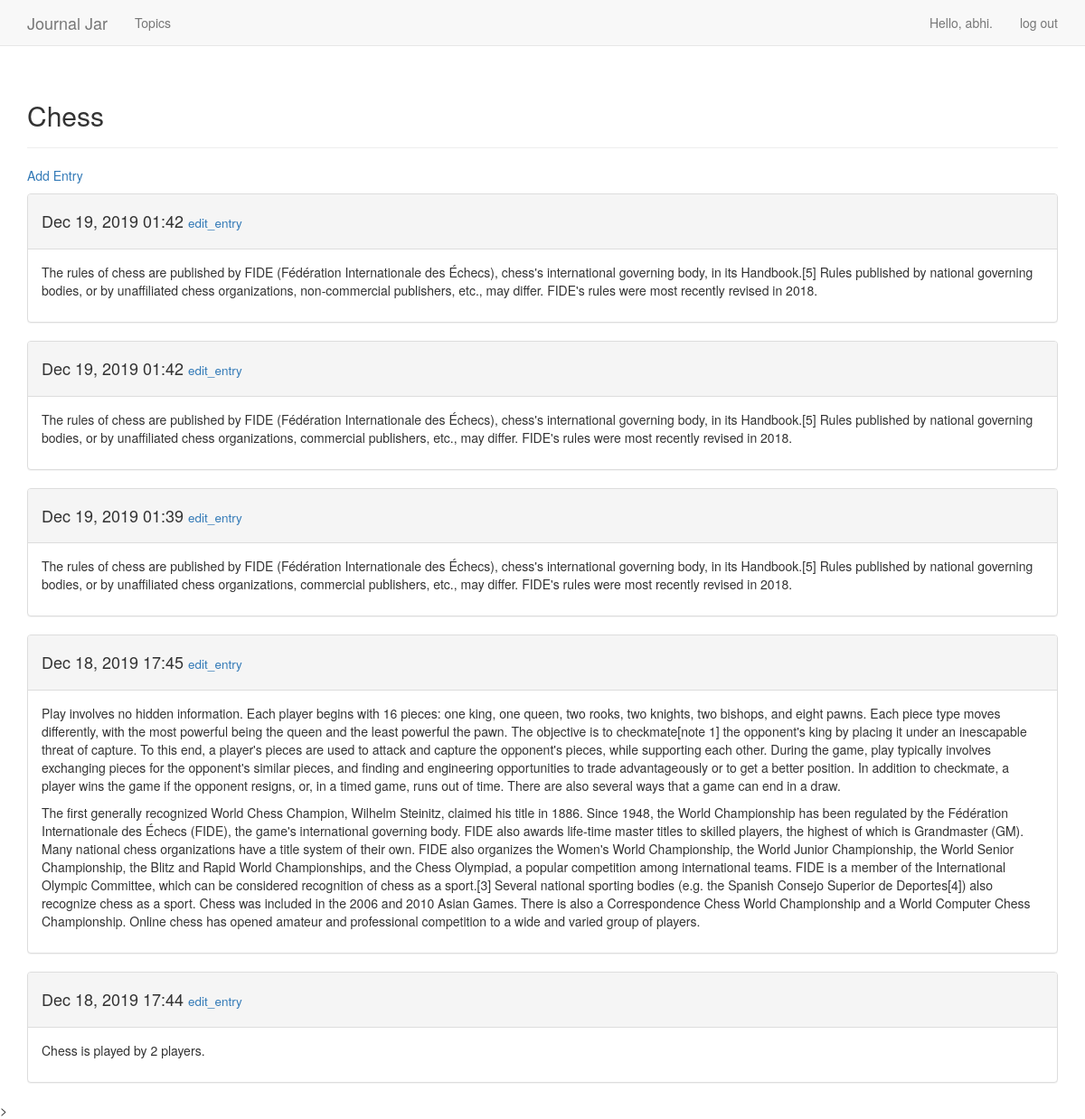
The page /topics/1/ (signed in) on the database its author committed.
### jar/models.py (models this page shows, shortened)
class Topic(models.Model):
    text = models.CharField(max_length=50)
    date_added = models.DateTimeField(auto_now_add=True)
    owner = models.ForeignKey(User, on_delete=models.CASCADE)
    def __str__(self):
        return self.text

class Entry(models.Model):
    topic = models.ForeignKey(Topic, on_delete = models.CASCADE)
    text = models.TextField()
    date_added = models.DateTimeField(auto_now_add=True)
    class Meta:
        verbose_name_plural = 'entries'

### jar/views.py (the view)
# urls.py: path('topics/<int:topic_id>/',views.topic, name='topic'),
@login_required
def topic(request, topic_id):
    topic = Topic.objects.get(id=topic_id)
    if topic.owner != request.user:
        raise Http404
    entries = topic.entry_set.order_by('-date_added')
    context = {'topic': topic, 'entries': entries}
    return render(request, 'jar/topic.html', context)

### jar/templates/jar/topic.html
{% extends 'jar/base.html' %}
{% block header %}
  <h2>{{ topic }}</h2>
{% endblock header %}
{% block content %}
  <p><a href="{% url 'jar:new_entry' topic.id%}">Add Entry</a></p>
  {% for entry in entries %}
  <div class="panel panel-default">
    <div class="panel-heading">
      <h4>
        {{ entry.date_added|date:'M d, Y H:i' }}
        <small>
          <a href="{% url 'jar:edit_entry' entry.id %}">
            edit_entry
          </a>
        </small>
      </h4>
    </div>
    <div class="panel-body">
      {{ entry.text|linebreaks }}
    </div>
  </div>
  {% empty %}
    There are no entries for this topic yet.
  {% endfor %}
{% endblock content %}

### jar/templates/jar/base.html (shortened to what this page needs)
{% load bootstrap3 %}
<!DOCTYPE html>
<html lang="en">
<head>
  {% bootstrap_css %}
</head>
<body>
  <nav class="navbar navbar-default navbar-static-top">
    <div class="container">
      <div class="navbar-header">
        <a class="navbar-brand" href="{% url 'jar:index' %}">Journal Jar</a>
      </div>
      <div id="navbar" class="navbar-collapse collapse">
        <ul class="nav navbar-nav">
          <li><a href="{% url 'jar:topics' %}">Topics</a></li>
        </ul>
        <ul class="nav navbar-nav navbar-right">
          {% if user.is_authenticated %}
            <li><a>Hello, {{ user.username }}.</a></li>
            <li><a href="{% url 'users:logout' %}">log out</a></li>
          {% else %}
            <li><a href="{% url 'users:register' %}">register</a></li>
            <li><a href="{% url 'users:login' %}">login</a></li>
          {% endif %}
        </ul>
      </div>
    </div>
  </nav>
  <div class="container">
    <div class="page-header">
      {% block header %}{% endblock header %}
    </div>
    <div>
      {% block content %}{% endblock content %}
    </div>
  </div>>
</body>
</html>

### rows shown on the page
Topic: text "Chess"
Entry: date_added "Dec 19, 2019 01:42", text "The rules of chess are published by FIDE (Fédération Internationale des Échecs), chess's international governing body, in its Handbook.[5] Rules published by national governing bodies, or by unaffiliated chess organizations, non-commercial publishers, etc., may differ. FIDE's rules were most recently revised in 2018."
Entry: date_added "Dec 19, 2019 01:42", text "The rules of chess are published by FIDE (Fédération Internationale des Échecs), chess's international governing body, in its Handbook.[5] Rules published by national governing bodies, or by unaffiliated chess organizations, commercial publishers, etc., may differ. FIDE's rules were most recently revised in 2018."
Entry: date_added "Dec 19, 2019 01:39", text "The rules of chess are published by FIDE (Fédération Internationale des Échecs), chess's international governing body, in its Handbook.[5] Rules published by national governing bodies, or by unaffiliated chess organizations, commercial publishers, etc., may differ. FIDE's rules were most recently revised in 2018."
Entry: date_added "Dec 18, 2019 17:45", text "Play involves no hidden information. Each player begins with 16 pieces: one king, one queen, two rooks, two knights, two bishops, and eight pawns. Each piece type moves differently, with the most powerful being the queen and the least powerful the pawn. The objective is to checkmate[note 1] the opponent's king by placing it under an inescapable threat of capture. To this end, a player's pieces are used to attack and capture the opponent's pieces, while supporting each other. During the game, play typically involves exchanging pieces for the opponent's similar pieces, and finding and engineering opportunities to trade advantageously or to get a better position. In addition to checkmate, a…"
Entry: date_added "Dec 18, 2019 17:44", text "Chess is played by 2 players."

### other values the page prints
{{ user.username }} "abhi"
